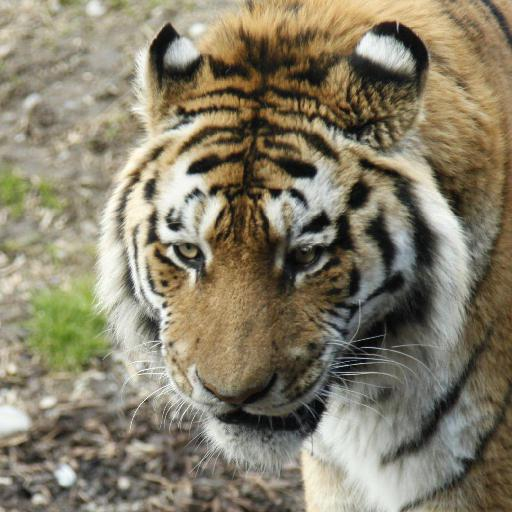
#> input picture src/nyoba_nopal/0.jpg, 512 x 512 px
$ python FINAL.py
#> lines starting #> are read from the running program, lines starting #| are printed output that depends on the picture; long printed decimals are rounded
#> further down, image is the input picture: shape (512, 512, 3); mean B, G, R 105.7, 126.8, 134.5
import numpy as np
import math
# from skimage.feature import graycomatrix, graycoprops # buat ngecek aja
from cosine_similarity import cosine_sim
# import time
import os
# from multiprocessing import Pool
import cv2
from timeit import default_timer as timer

start = timer()

########## CONVERT WARNA TO GRAYSCALE ##########
def toGrayscale(image):
    grayscale_image = np.dot(image[..., :3], [0.29, 0.587, 0.114]).astype(np.uint8)
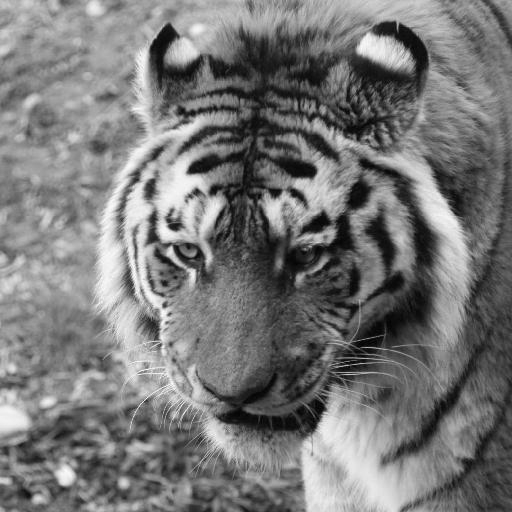
#> grayscale_image: shape (512, 512); min 0, max 252, mean 119.9
    return grayscale_image

########## FRAMEWORK MATRIKS ##########
def matrixGLCM(image, d=1):
    # ubah jadi grayscale dulu
    image = toGrayscale(image)

    # quantization levels
    levels = np.max(image) + 1
#> levels = 253

    # inisialisasi matrix dengan 0
    framework_matrix = np.zeros((levels, levels))

    # dimensi dari gambarnya
    rows, cols = image.shape
#> rows = 512; cols = 512

    # isi matrixnya
    for i in range(rows):
        for j in range(cols):
                x1, y1 = i, j
                # perpindahan vektor berdasarkan sudut
                # sudut 0:
                x2, y2 = i + 0, j + d

                if 0 <= x1 < rows and 0 <= y1 < cols and 0 <= x2 < rows and 0 <= y2 < cols:
                    pixel1 = image[x1, y1]
                    pixel2 = image[x2, y2]
                    framework_matrix[pixel1, pixel2] += 1
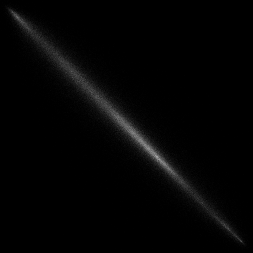
#> framework_matrix: shape (253, 253) float64; min 0, max 165, mean 4.1
                    # print("framework matrix:")
                    # print(framework_matrix)

    return framework_matrix

########## MATRIKS SIMETRIK ##########
def symmetricGLCM(glcm_matrix):
    symmetric_glcm = glcm_matrix + glcm_matrix.T
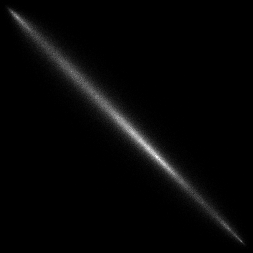
#> symmetric_glcm: shape (253, 253) float64; min 0, max 330, mean 8.2; drawn with min black and max white
    return symmetric_glcm

########## MATRIKS NORMALISASI ##########
def normalizeGLCM(glcm_matrix):
    normalized_glcm = glcm_matrix / np.sum(glcm_matrix)
    return normalized_glcm

########## EKSTRAKSI TEKSTUR ##########
def extract_texture(glcm_matrix):
    rows = glcm_matrix.shape[0]
#> rows = 253
    list = [0 for i in range(6)]

    # buat cari i - j (untuk contrast, homogeneity, dissimilarity)
    diff_matrix = np.abs(np.arange(rows) - np.arange(rows)[:, np.newaxis])

    # 1. contrast
    list[0] = np.sum(diff_matrix ** 2 * glcm_matrix)

    # 2. homogeneity
    list[1] = np.sum(glcm_matrix / (1 + diff_matrix ** 2))

    # 3. entropy
    # cari elemen tidak nol, handle kasus log(0) di entropy
    non_zero_elements = glcm_matrix[glcm_matrix > 0]
    list[2] = -np.sum(non_zero_elements * np.log(non_zero_elements))

    # 4. dissimilarity
    list[3] = np.sum(diff_matrix * glcm_matrix)

    # 5. energy
    list[4] = np.sqrt(np.sum(glcm_matrix ** 2))

    # 6. correlation
    i, j = np.meshgrid(np.arange(rows), np.arange(rows), indexing='ij')
    rata_rata_i = np.sum(i * glcm_matrix) / np.sum(glcm_matrix)
#> rata_rata_i = 119.9
    rata_rata_j = np.sum(j * glcm_matrix) / np.sum(glcm_matrix)
#> rata_rata_j = 119.9

    sd_i = np.sqrt(np.sum(((i - rata_rata_i) ** 2) * glcm_matrix) / np.sum(glcm_matrix))
#> sd_i = 54.38
    sd_j = np.sqrt(np.sum(((j - rata_rata_j) ** 2) * glcm_matrix) / np.sum(glcm_matrix))
#> sd_j = 54.38

    list[5] = np.sum(glcm_matrix * ((i - rata_rata_i) * (j - rata_rata_j) / (sd_i * sd_j)))

    return list

########## COSINE SIMILARITY ##########
# def createVector(a, b, c, d, e, f,):
#     vector = np.array([a, b, c, d, e, f])

#     return vector

########## CBIR-TEKSTUR ##########
def CBIR_tekstur(image):
    ## BUAT VECTOR BERISI CONTRAST, HOMOGENEITY, DAN ENTROPY DARI IMAGE 1
    # sudut 0
    glcm_matrix_sudut0 = matrixGLCM(image, d=1)
    symmetric_glcm_sudut0 = symmetricGLCM(glcm_matrix_sudut0)
    normalized_glcm_sudut0 = normalizeGLCM(symmetric_glcm_sudut0)
    vector =  extract_texture(normalized_glcm_sudut0)
#> vector = [126.1, 0.167, 9, 7.46, 0.0135, 0.979]

    return vector

image = cv2.imread("0.jpg")
print(CBIR_tekstur(image))
#| [126.143, 0.1673, 9.001, 7.456, 0.01347, 0.9787]
########## MENGAMBIL SEMUA GAMBAR DALAM SATU FOLDER ##########
def imageInFolder(folder_path):
    image_files = [os.path.join(folder_path, filename) for filename in os.listdir(folder_path) if filename.endswith('.jpg')]
    return image_files

end = timer()
print(end - start)

# [32 lines of commented-out code are left out]

$ run again, with src/nyoba_nopal/1.jpg copied over src/nyoba_nopal/0.jpg
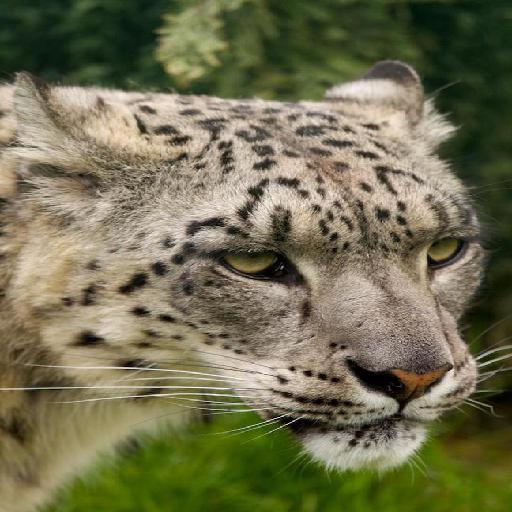
#> input picture src/nyoba_nopal/1.jpg, 512 x 512 px
#> image is the input picture: shape (512, 512, 3); mean B, G, R 80.9, 111, 113.6
#> in toGrayscale, `grayscale_image = np.dot(image[..., :3], [0.29, 0.587, 0.114]).astype(..`:
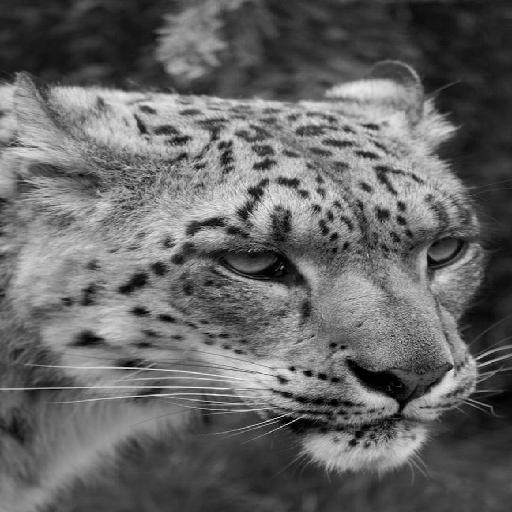
#> grayscale_image: shape (512, 512); min 0, max 249, mean 101.1
#> levels = 250
#> after the loop in matrixGLCM, `for i in range(rows):`:
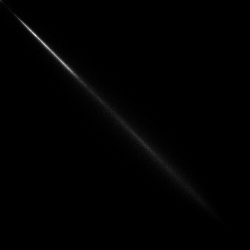
#> framework_matrix: shape (250, 250) float64; min 0, max 632, mean 4.2; drawn with min black and max white
#> rata_rata_i = 101.1
#> sd_i = 53.09
#> vector = [133, 0.268, 8.67, 6.78, 0.02, 0.976]
#| [133.030, 0.2683, 8.668, 6.775, 0.01996, 0.9764]

$ run again, with src/nyoba_nopal/1000.jpg copied over src/nyoba_nopal/0.jpg
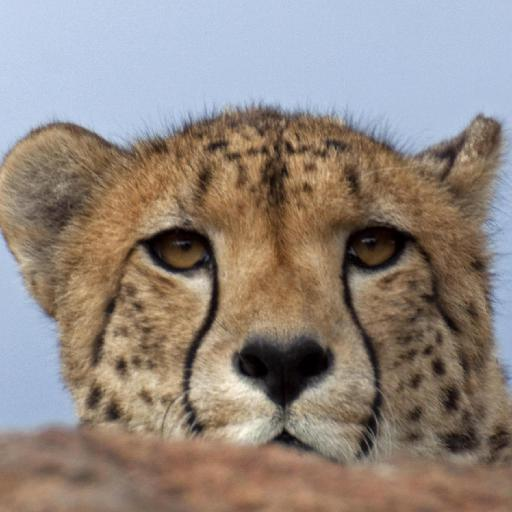
#> input picture src/nyoba_nopal/1000.jpg, 512 x 512 px
#> image is the input picture: shape (512, 512, 3); mean B, G, R 127.6, 135.2, 146.6
#> in toGrayscale, `grayscale_image = np.dot(image[..., :3], [0.29, 0.587, 0.114]).astype(..`:
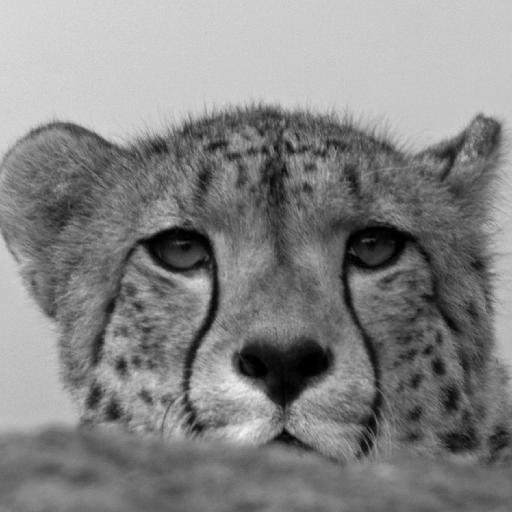
#> grayscale_image: shape (512, 512); min 0, max 242, mean 132.6
#> levels = 243
#> after the loop in matrixGLCM, `for i in range(rows):`:
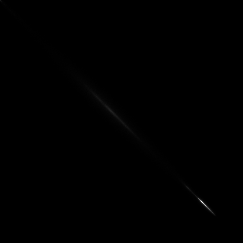
#> framework_matrix: shape (243, 243) float64; min 0, max 3647, mean 4.4; drawn with min black and max white
#> non_zero_elements = 12215 values, max 0.0139 at index 11464, min 1.91e-06 at index 8, mean 8.19e-05
#> rata_rata_i = 132.5
#> sd_i = 53.37
#> vector = [46.6, 0.355, 7.9, 4.24, 0.0397, 0.992]
#| [46.604, 0.3547, 7.902, 4.239, 0.03968, 0.9918]
